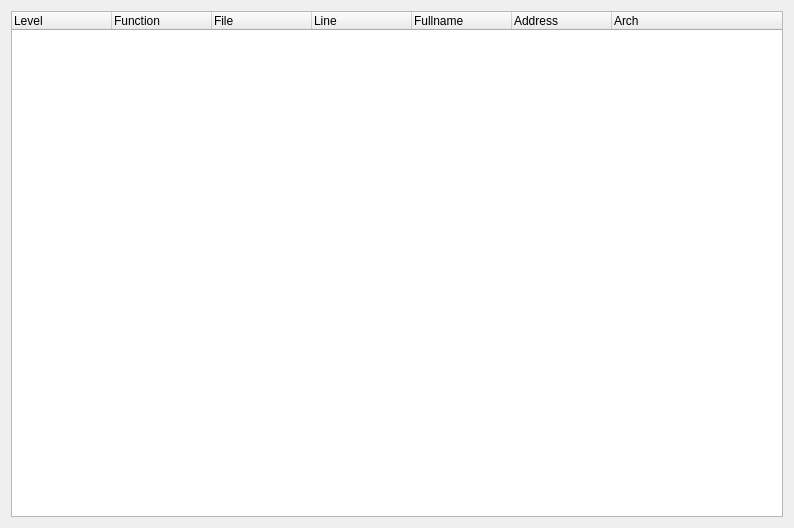
<?xml version="1.0" encoding="UTF-8"?>
<ui version="4.0">
 <class>SeerStackFramesBrowserWidgetForm</class>
 <widget class="QWidget" name="SeerStackFramesBrowserWidgetForm">
  <property name="geometry">
   <rect>
    <x>0</x>
    <y>0</y>
    <width>794</width>
    <height>528</height>
   </rect>
  </property>
  <property name="windowTitle">
   <string>Form</string>
  </property>
  <layout class="QGridLayout" name="gridLayout">
   <item row="0" column="0">
    <widget class="QTreeWidget" name="stackTreeWidget">
     <property name="columnCount">
      <number>7</number>
     </property>
     <column>
      <property name="text">
       <string>Level</string>
      </property>
     </column>
     <column>
      <property name="text">
       <string>Function</string>
      </property>
     </column>
     <column>
      <property name="text">
       <string>File</string>
      </property>
     </column>
     <column>
      <property name="text">
       <string>Line</string>
      </property>
     </column>
     <column>
      <property name="text">
       <string>Fullname</string>
      </property>
     </column>
     <column>
      <property name="text">
       <string>Address</string>
      </property>
     </column>
     <column>
      <property name="text">
       <string>Arch</string>
      </property>
     </column>
    </widget>
   </item>
  </layout>
 </widget>
 <resources/>
 <connections/>
</ui>
